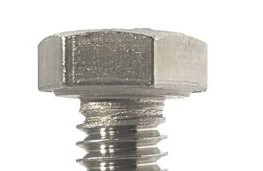
#> input picture images/hex_bolt_zoom.jpg, 263 x 171 px, found by its file name
$ python polygons_static_canny.py
#> lines starting #> are read from the running program, lines starting #| are printed output that depends on the picture; after the words box and inside, x2 and y2 are one past the last pixel; in counts of white or black regions, pixels touching at a corner belong together
print('\033c')

import numpy as np
import cv2


img = cv2.imread(r'./images/hex_bolt_zoom.jpg')
#> img is the input picture: shape (171, 263, 3); mean B, G, R 210, 213.8, 215.5

t_lower = 800  # Lower Threshold
t_upper = 900  # Upper threshold
aperture_size = 5  # Aperture size

# Applying the Canny Edge filter
# with Custom Aperture Size
edge = cv2.Canny(cv2.blur(img, (10, 10)), t_lower, t_upper,
                 apertureSize=aperture_size)
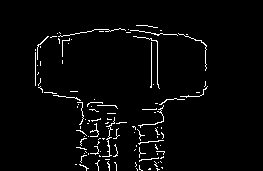
#> edge: shape (171, 263); 3% white in thin lines or dots, all inside (x1, y1, x2, y2) = (35, 25, 208, 171)
cv2.imshow('original', img)
cv2.imshow('edge', edge)

contours, hierarchy = cv2.findContours(edge, cv2.RETR_EXTERNAL, cv2.CHAIN_APPROX_SIMPLE)
#> contours = 110 contours, all with area under 20
cnt = contours[0]
#> cnt = [[156, 168], [157, 169], [157, 170], [158, 169], [159, 169], [158, 169], [157, 168]]

for cont in contours:
    cnt = cont
    max_area = cv2.contourArea(cont)

    perimeter = cv2.arcLength(cnt, True)
    epsilon = 0.01*cv2.arcLength(cnt, True)
    approx = cv2.approxPolyDP(cnt, epsilon, True)

    polygons_edge = cv2.drawContours(img, [approx], -1, (0, 0, 255), 3)
#> this loop made 110 passes
#> (max_area, perimeter, epsilon) on passes 1, 5, 6, 9, 10, 12, 13, 14, 16, 17, 19, 23: (1.5, 8.24, 0.0824), (0.5, 14.24, 0.142), (4.5, 24.73, 0.247), (0, 9.66, 0.0966), (0.5, 18.24, 0.182), (2, 16.14, 0.161), (4, 21.31, 0.213), (1.5, 25.9, 0.259), (3, 42.49, 0.425), (1.5, 8.24, 0.0824), (1.5, 23.9, 0.239), (0.5, 22.24, 0.222)
#> (max_area, perimeter, epsilon, approx) on passes 3, 4, 7, 8, 11, 15: (0, 4.83, 0.0483, [[136, 168], [137, 169], [137, 170], [137, 169]]), (0.5, 3.41, 0.0341, [[161, 167], [162, 168], [162, 167]]), (0, 2, 0.02, [[75, 164], [76, 164]]), (0, 0, 0, [[158, 162]]), (0, 2.83, 0.0283, [[160, 161], [161, 162]]), (0, 8, 0.08, [[105, 159], [109, 159]])
#> pass 3, `polygons_edge = cv2.drawContours(img, [approx], -1, (0, 0, 255), 3)`:
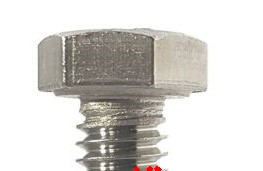
#> polygons_edge: shape (171, 263, 3); mean B, G, R 209.8, 213.5, 215.7
#> after the loop:
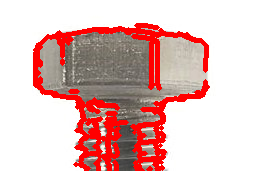
#> img: shape (171, 263, 3); 14.08% of pixels changed, all inside (x1, y1, x2, y2) = (33, 23, 210, 171)
cv2.imshow('polygons from edge', polygons_edge)

print(len(contours))
#| 110
print(len(approx))
#| 10

cv2.waitKey(0)
cv2.destroyAllWindows()

$ run again, with images/hex_bolt.jpg copied over images/hex_bolt_zoom.jpg
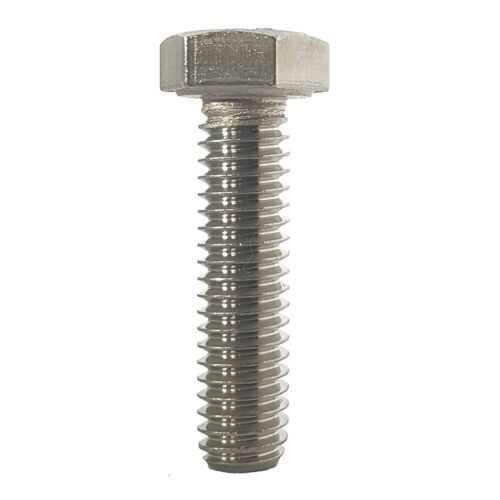
#> input picture images/hex_bolt.jpg, 500 x 500 px, found by its file name
#> img is the input picture: shape (500, 500, 3); mean B, G, R 233.4, 235, 235.7
#> `edge = cv2.Canny(cv2.blur(img, (10, 10)), t_lower, t_upper, apertureSi..`:
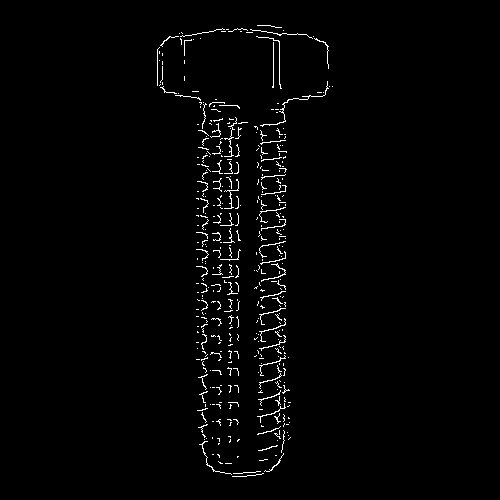
#> edge: shape (500, 500); 1.7% white in thin lines or dots, all inside (x1, y1, x2, y2) = (157, 25, 333, 477)
#> contours = 407 contours, all with area under 20
#> `cnt = contours[0]`: cnt = contour of 14 points, box (x1, y1, x2, y2) (232, 473, 264, 477), area 0
#> the loop `for cont in contours:` made 407 passes
#> (max_area, perimeter, epsilon) on passes 1, 2, 4: (0, 64.49, 0.645), (0, 55.66, 0.557), (1, 9.66, 0.0966)
#> after the loop `for cont in contours:`:
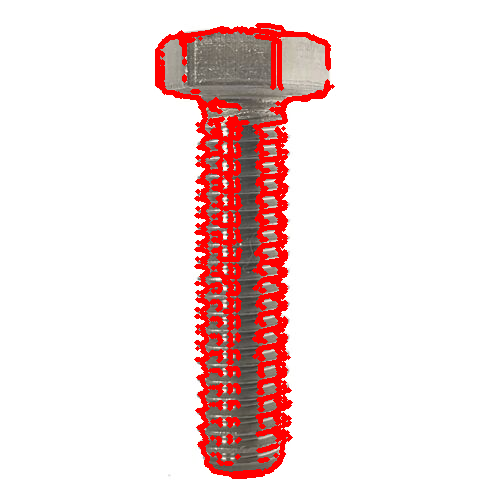
#> img: shape (500, 500, 3); 7.92% of pixels changed, all inside (x1, y1, x2, y2) = (155, 23, 335, 479)
#| 407
#| 10
